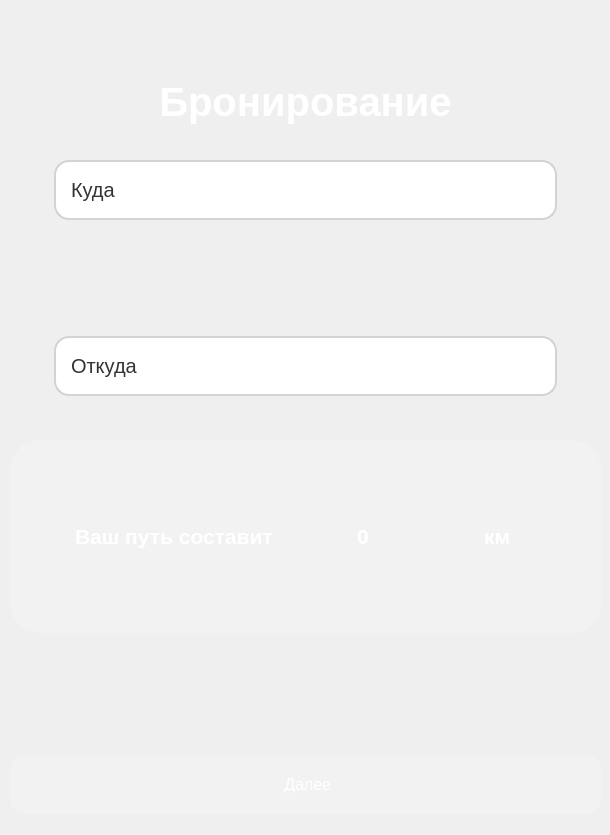
<?xml version="1.0" encoding="UTF-8"?>
<ui version="4.0">
 <class>MainWindow</class>
 <widget class="QMainWindow" name="MainWindow">
  <property name="geometry">
   <rect>
    <x>0</x>
    <y>0</y>
    <width>610</width>
    <height>835</height>
   </rect>
  </property>
  <property name="windowTitle">
   <string>Aviopay</string>
  </property>
  <property name="styleSheet">
   <string notr="true">background-color: qlineargradient(
    spread: pad,
    x1: 1, y1: 1,
    x2: 0, y2: 0,
    stop: 0 rgba(0, 191, 255, 255), /* Голубой */
    stop: 0.5 rgba(0, 0, 255, 255), /* Синий */
    stop: 1 rgba(0, 191, 255, 255) /* Темно-синий (опционально) */
);

</string>
  </property>
  <widget class="QWidget" name="centralwidget">
   <property name="styleSheet">
    <string notr="true"/>
   </property>
   <widget class="QWidget" name="layoutWidget">
    <property name="geometry">
     <rect>
      <x>10</x>
      <y>0</y>
      <width>591</width>
      <height>814</height>
     </rect>
    </property>
    <layout class="QVBoxLayout" name="verticalLayout_2">
     <property name="spacing">
      <number>0</number>
     </property>
     <property name="sizeConstraint">
      <enum>QLayout::SizeConstraint::SetDefaultConstraint</enum>
     </property>
     <item>
      <widget class="QFrame" name="part1">
       <property name="styleSheet">
        <string notr="true">padding: 35px; /* Внутренний отступ */
color: white;
font-size: 30pt;
background-color: none;
border: none;</string>
       </property>
       <layout class="QVBoxLayout" name="verticalLayout">
        <property name="spacing">
         <number>0</number>
        </property>
        <item>
         <widget class="QLabel" name="booking">
          <property name="font">
           <font>
            <pointsize>30</pointsize>
            <bold>true</bold>
            <underline>false</underline>
            <stylestrategy>PreferDefault</stylestrategy>
           </font>
          </property>
          <property name="styleSheet">
           <string notr="true">color: white;
font-size: 30pt;
background-color: none;
border: none;</string>
          </property>
          <property name="text">
           <string>Бронирование</string>
          </property>
          <property name="scaledContents">
           <bool>false</bool>
          </property>
          <property name="alignment">
           <set>Qt::AlignmentFlag::AlignCenter</set>
          </property>
          <property name="wordWrap">
           <bool>false</bool>
          </property>
         </widget>
        </item>
        <item>
         <widget class="QComboBox" name="where2">
          <property name="autoFillBackground">
           <bool>false</bool>
          </property>
          <property name="styleSheet">
           <string notr="true">QComboBox {
    border: 2px solid #D3D3D3; /* Рамка с цветом */
    border-radius: 15px; /* Закругленные углы */
    background-color: #FFFFFF; /* Цвет фона */
    color: #333333; /* Цвет текста */
    padding: 15px; /* Внутренний отступ */
    font-size: 20px; /* Размер шрифта */
}

QComboBox::drop-down {
    border: none; /* Убирает рамку у кнопки выпадающего списка */
 
}

QComboBox:hover {
    border-color: #333333; /* Цвет рамки при наведении */
}

QComboBox::item {
    background-color: #FFFFFF; /* Цвет фона элементов списка */
    color: #333333; /* Цвет текста элементов списка */
}

QComboBox::item:selected {
    background-color: #D3D3D3; /* Цвет фона выбранного элемента */
    color: #FFFFFF; /* Цвет текста выбранного элемента */
}

</string>
          </property>
          <property name="frame">
           <bool>true</bool>
          </property>
          <item>
           <property name="text">
            <string>Куда</string>
           </property>
          </item>
          <item>
           <property name="text">
            <string>Амстердам</string>
           </property>
          </item>
          <item>
           <property name="text">
            <string>Барселона</string>
           </property>
          </item>
          <item>
           <property name="text">
            <string>Бангкок</string>
           </property>
          </item>
          <item>
           <property name="text">
            <string>Берлин</string>
           </property>
          </item>
          <item>
           <property name="text">
            <string>Будапешт</string>
           </property>
          </item>
          <item>
           <property name="text">
            <string>Дубай</string>
           </property>
          </item>
          <item>
           <property name="text">
            <string>Кейптаун</string>
           </property>
          </item>
          <item>
           <property name="text">
            <string>Калининград</string>
           </property>
          </item>
          <item>
           <property name="text">
            <string>Лиссабон</string>
           </property>
          </item>
          <item>
           <property name="text">
            <string>Лондон</string>
           </property>
          </item>
          <item>
           <property name="text">
            <string>Лос-Анджелес</string>
           </property>
          </item>
          <item>
           <property name="text">
            <string>Мадрид</string>
           </property>
          </item>
          <item>
           <property name="text">
            <string>Милан</string>
           </property>
          </item>
          <item>
           <property name="text">
            <string>Москва</string>
           </property>
          </item>
          <item>
           <property name="text">
            <string>Мюнхен</string>
           </property>
          </item>
          <item>
           <property name="text">
            <string>Нью-Йорк</string>
           </property>
          </item>
          <item>
           <property name="text">
            <string>Осака</string>
           </property>
          </item>
          <item>
           <property name="text">
            <string>Париж</string>
           </property>
          </item>
          <item>
           <property name="text">
            <string>Пальма-де-Майорка</string>
           </property>
          </item>
          <item>
           <property name="text">
            <string>Прага</string>
           </property>
          </item>
          <item>
           <property name="text">
            <string>Рим</string>
           </property>
          </item>
          <item>
           <property name="text">
            <string>Севилья</string>
           </property>
          </item>
          <item>
           <property name="text">
            <string>Сидней</string>
           </property>
          </item>
          <item>
           <property name="text">
            <string>Сингапур</string>
           </property>
          </item>
          <item>
           <property name="text">
            <string>Сеул</string>
           </property>
          </item>
          <item>
           <property name="text">
            <string>Токио</string>
           </property>
          </item>
          <item>
           <property name="text">
            <string>Тайбэй</string>
           </property>
          </item>
          <item>
           <property name="text">
            <string>Чикаго</string>
           </property>
          </item>
          <item>
           <property name="text">
            <string>Вена</string>
           </property>
          </item>
          <item>
           <property name="text">
            <string>Марракеш</string>
           </property>
          </item>
         </widget>
        </item>
        <item>
         <widget class="QPushButton" name="image1">
          <property name="enabled">
           <bool>true</bool>
          </property>
          <property name="font">
           <font>
            <pointsize>30</pointsize>
           </font>
          </property>
          <property name="styleSheet">
           <string notr="true">QPashButton {
padding: 55px; /* Внутренний отступ */
}</string>
          </property>
          <property name="text">
           <string/>
          </property>
          <property name="icon">
           <iconset resource="rec.qrc">
            <normaloff>:/icon/Icon/flying.png</normaloff>:/icon/Icon/flying.png</iconset>
          </property>
          <property name="iconSize">
           <size>
            <width>60</width>
            <height>60</height>
           </size>
          </property>
          <property name="checkable">
           <bool>false</bool>
          </property>
          <property name="autoRepeat">
           <bool>false</bool>
          </property>
          <property name="autoDefault">
           <bool>false</bool>
          </property>
          <property name="default">
           <bool>false</bool>
          </property>
          <property name="flat">
           <bool>true</bool>
          </property>
         </widget>
        </item>
        <item>
         <widget class="QComboBox" name="where1">
          <property name="styleSheet">
           <string notr="true"> 

QComboBox {
    border: 2px solid #D3D3D3; /* Рамка с цветом */
    border-radius: 15px; /* Закругленные углы */
    background-color: #FFFFFF; /* Цвет фона */
    color: #333333; /* Цвет текста */
    padding: 15px; /* Внутренний отступ */
    font-size: 20px; /* Размер шрифта */

}

QComboBox:drop-down {
    border: none; /* Убирает рамку у кнопки выпадающего списка */
 
}

QComboBox:hover {
    border-color: #333333; /* Цвет рамки при наведении */
}

QComboBox:item {
    background-color: #FFFFFF; /* Цвет фона элементов списка */
    color: #333333; /* Цвет текста элементов списка */
}

QComboBox:item:selected {
    background-color: #D3D3D3; /* Цвет фона выбранного элемента */
    color: #FFFFFF; /* Цвет текста выбранного элемента */
}
</string>
          </property>
          <item>
           <property name="text">
            <string>Откуда</string>
           </property>
          </item>
          <item>
           <property name="text">
            <string>Амстердам</string>
           </property>
          </item>
          <item>
           <property name="text">
            <string>Барселона</string>
           </property>
          </item>
          <item>
           <property name="text">
            <string>Бангкок</string>
           </property>
          </item>
          <item>
           <property name="text">
            <string>Берлин</string>
           </property>
          </item>
          <item>
           <property name="text">
            <string>Будапешт</string>
           </property>
          </item>
          <item>
           <property name="text">
            <string>Дубай</string>
           </property>
          </item>
          <item>
           <property name="text">
            <string>Кейптаун</string>
           </property>
          </item>
          <item>
           <property name="text">
            <string>Калининград</string>
           </property>
          </item>
          <item>
           <property name="text">
            <string>Лиссабон</string>
           </property>
          </item>
          <item>
           <property name="text">
            <string>Лондон</string>
           </property>
          </item>
          <item>
           <property name="text">
            <string>Лос-Анджелес</string>
           </property>
          </item>
          <item>
           <property name="text">
            <string>Мадрид</string>
           </property>
          </item>
          <item>
           <property name="text">
            <string>Милан</string>
           </property>
          </item>
          <item>
           <property name="text">
            <string>Москва</string>
           </property>
          </item>
          <item>
           <property name="text">
            <string>Мюнхен</string>
           </property>
          </item>
          <item>
           <property name="text">
            <string>Нью-Йорк</string>
           </property>
          </item>
          <item>
           <property name="text">
            <string>Осака</string>
           </property>
          </item>
          <item>
           <property name="text">
            <string>Париж</string>
           </property>
          </item>
          <item>
           <property name="text">
            <string>Пальма-де-Майорка</string>
           </property>
          </item>
          <item>
           <property name="text">
            <string>Прага</string>
           </property>
          </item>
          <item>
           <property name="text">
            <string>Рим</string>
           </property>
          </item>
          <item>
           <property name="text">
            <string>Севилья</string>
           </property>
          </item>
          <item>
           <property name="text">
            <string>Сидней</string>
           </property>
          </item>
          <item>
           <property name="text">
            <string>Сингапур</string>
           </property>
          </item>
          <item>
           <property name="text">
            <string>Сеул</string>
           </property>
          </item>
          <item>
           <property name="text">
            <string>Токио</string>
           </property>
          </item>
          <item>
           <property name="text">
            <string>Тайбэй</string>
           </property>
          </item>
          <item>
           <property name="text">
            <string>Чикаго</string>
           </property>
          </item>
          <item>
           <property name="text">
            <string>Вена</string>
           </property>
          </item>
          <item>
           <property name="text">
            <string>Марракеш</string>
           </property>
          </item>
         </widget>
        </item>
       </layout>
      </widget>
     </item>
     <item>
      <widget class="QFrame" name="part2">
       <property name="styleSheet">
        <string notr="true">color: white;
font-size: 16pt;
background-color: none;
border: none;


 background-color:  rgba(255, 255, 255, 0.2); /* Градиент */
                border: none; /* Убираем рамку */
                color: white; /* Цвет текста */
                padding: 20px; /* Внутренний отступ */
                font-size: 16px; /* Размер шрифта */
                border-radius: 30px; /* Закругленные углы */
padding: 25px; /* Внутренний отступ */</string>
       </property>
       <layout class="QHBoxLayout" name="horizontalLayout">
        <property name="spacing">
         <number>0</number>
        </property>
        <item>
         <widget class="QLabel" name="road">
          <property name="font">
           <font>
            <pointsize>16</pointsize>
            <bold>true</bold>
           </font>
          </property>
          <property name="styleSheet">
           <string notr="true">color: white;
font-size: 16pt;
background-color: none;
border: none;</string>
          </property>
          <property name="text">
           <string> Ваш путь составит</string>
          </property>
          <property name="alignment">
           <set>Qt::AlignmentFlag::AlignCenter</set>
          </property>
         </widget>
        </item>
        <item>
         <widget class="QLabel" name="round">
          <property name="font">
           <font>
            <pointsize>16</pointsize>
            <bold>true</bold>
           </font>
          </property>
          <property name="styleSheet">
           <string notr="true">color: white;
font-size: 16pt;
background-color: none;
border: none;</string>
          </property>
          <property name="text">
           <string>0</string>
          </property>
          <property name="alignment">
           <set>Qt::AlignmentFlag::AlignCenter</set>
          </property>
         </widget>
        </item>
        <item>
         <widget class="QLabel" name="km">
          <property name="enabled">
           <bool>true</bool>
          </property>
          <property name="sizePolicy">
           <sizepolicy hsizetype="Preferred" vsizetype="Preferred">
            <horstretch>0</horstretch>
            <verstretch>0</verstretch>
           </sizepolicy>
          </property>
          <property name="font">
           <font>
            <pointsize>16</pointsize>
            <bold>true</bold>
            <kerning>true</kerning>
           </font>
          </property>
          <property name="focusPolicy">
           <enum>Qt::FocusPolicy::NoFocus</enum>
          </property>
          <property name="acceptDrops">
           <bool>false</bool>
          </property>
          <property name="layoutDirection">
           <enum>Qt::LayoutDirection::LeftToRight</enum>
          </property>
          <property name="autoFillBackground">
           <bool>false</bool>
          </property>
          <property name="styleSheet">
           <string notr="true">color: white;
font-size: 16pt;
background-color: none;
border: none;
padding: 50px; /* Внутренний отступ */</string>
          </property>
          <property name="frameShape">
           <enum>QFrame::Shape::NoFrame</enum>
          </property>
          <property name="frameShadow">
           <enum>QFrame::Shadow::Plain</enum>
          </property>
          <property name="lineWidth">
           <number>0</number>
          </property>
          <property name="text">
           <string>км</string>
          </property>
          <property name="scaledContents">
           <bool>false</bool>
          </property>
          <property name="alignment">
           <set>Qt::AlignmentFlag::AlignLeading|Qt::AlignmentFlag::AlignLeft|Qt::AlignmentFlag::AlignVCenter</set>
          </property>
          <property name="wordWrap">
           <bool>false</bool>
          </property>
          <property name="openExternalLinks">
           <bool>false</bool>
          </property>
         </widget>
        </item>
       </layout>
      </widget>
     </item>
     <item>
      <widget class="QLabel" name="label_5">
       <property name="styleSheet">
        <string notr="true">color: white;
font-size: 15pt;
background-color: none;
border: none;</string>
       </property>
       <property name="text">
        <string/>
       </property>
      </widget>
     </item>
     <item>
      <widget class="QPushButton" name="Button_next">
       <property name="styleSheet">
        <string notr="true">QPushButton {
                background-color:  rgba(255, 255, 255, 0.2); /* Градиент */
                border: none; /* Убираем рамку */
                color: white; /* Цвет текста */
                padding: 20px; /* Внутренний отступ */
                font-size: 16px; /* Размер шрифта */
                border-radius: 15px; /* Закругленные углы */
                box-shadow: 0 4px 10px rgba(0, 0, 0, 0.2); /* Тень */
                transition: background-color 0.3s, transform 0.3s; /* Плавный переход */
            }
            QPushButton:hover {
                background-color: rgba(255, 255, 255, 0.2); /* Изменение фона при наведении */
                transform: translateY(-2px); /* Подъем при наведении */
            }
            QPushButton:pressed {
                background-color: rgba(255, 255, 255, 0.1); /* Изменение фона при нажатии */
                transform: translateY(1px); /* Эффект нажатия */
            }</string>
       </property>
       <property name="text">
        <string> Далее</string>
       </property>
       <property name="autoDefault">
        <bool>false</bool>
       </property>
       <property name="default">
        <bool>false</bool>
       </property>
       <property name="flat">
        <bool>false</bool>
       </property>
      </widget>
     </item>
    </layout>
   </widget>
  </widget>
 </widget>
 <resources>
  <include location="rec.qrc"/>
 </resources>
 <connections/>
</ui>
